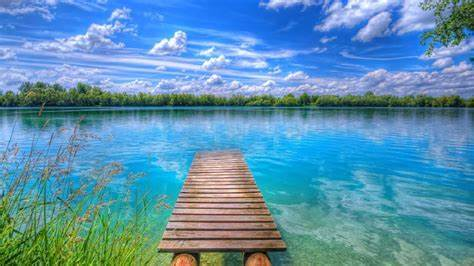
#> input picture OIP.jpg, 474 x 266 px
$ jupyter execute --allow-errors draw.ipynb
#> lines starting #> are read from the running program, lines starting #| are printed output that depends on the picture
[cell 1]
import cv2 as cv
import numpy as np

[cell 2]
img = cv.imread('OIP.jpg')
#> img is the input picture: shape (266, 474, 3); mean B, G, R 175.5, 145.5, 90.7
cv.imshow('bckgd', img)


cv.waitKey(0)

[cell 3]
blank = np.zeros((500,500,3), dtype='uint8')
cv.imshow('Blank', blank)

cv.waitKey(0)

[cell 4]
blank[:] = 0,255,0
cv.imshow('Green',blank)
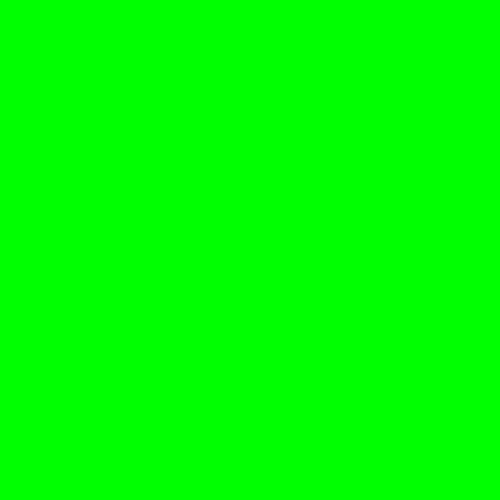
#> window 'Green': shape (500, 500, 3); mean B, G, R 0, 255, 0

cv.waitKey(0)

[cell 5]
blank[200:300, 300:400] = 0,0,255
cv.imshow('Red',blank)
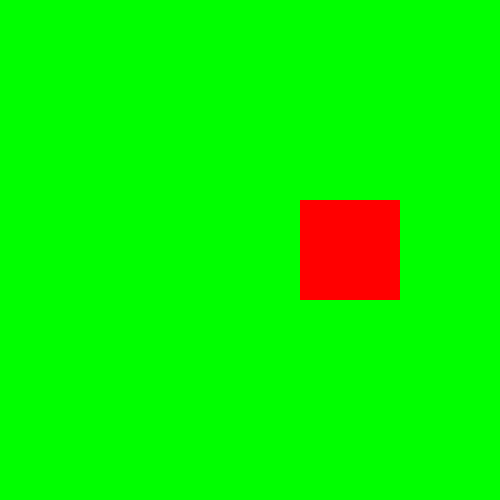
#> window 'Red': shape (500, 500, 3); mean B, G, R 0, 244.8, 10.2

cv.waitKey(0)

[cell 6]
cv.rectangle(blank, (0,0), (250,250), (255,0,0), thickness = 2)# thickness = cv.FILLED / or -1
# instead (250,250) -> (blank.shape[1]//2, blank.shape[0]//2)

cv.imshow('rect', blank)

cv.waitKey(0)

[cell 7]
cv.circle(blank, (250,250), 40,  (255,0,0),thickness = -1)
cv.imshow('circle', blank)

cv.waitKey(0)

[cell 8]
cv.line(blank, (0,0), (blank.shape[1]//2, blank.shape[0]//2), (255,0,0), thickness = 4)
cv.imshow('line', blank)

cv.waitKey(0)

[cell 9]
cv.putText(blank, 'Hello', (255,255), cv.FONT_HERSHEY_TRIPLEX, 1.0, (255,255,255), 2) # font scale, color, thickness)
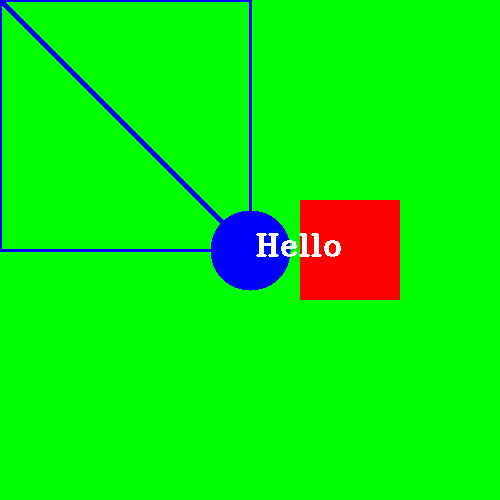
#> blank: shape (500, 500, 3); mean of channels 0, 1, 2 9.5, 236.7, 10.7; drawn as B, G, R
cv.imshow('text', blank)

cv.waitKey(0)
